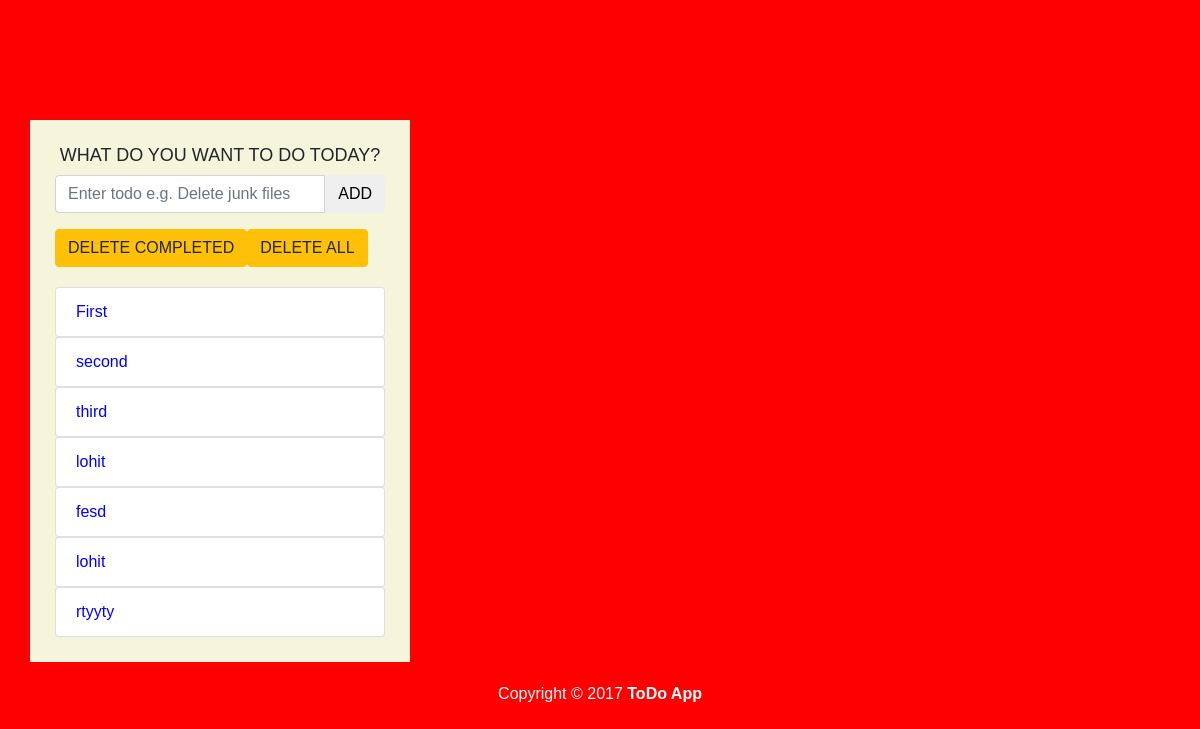
Before: /new/ with the older database file.
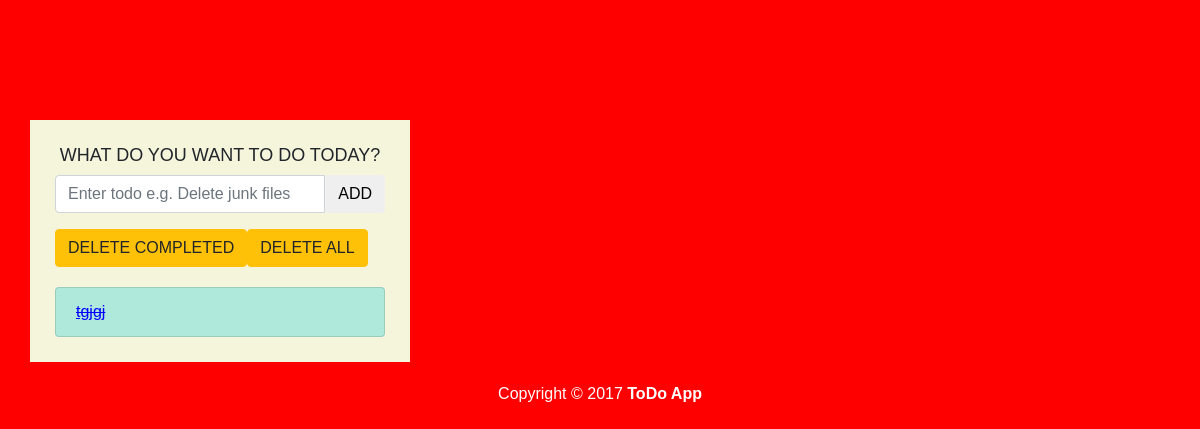
After: the same page with the newer database file.
### new/models.py (models this page shows, shortened)
class Todo(models.Model):
    text=models.CharField(max_length=40)
    complete=models.BooleanField(default=False)

### new/views.py (the view)
# urls.py: path('', views.home, name='home'),
def home(request):
    todo_list=Todo.objects.order_by('id')
    form=TodoForm()
    context={
        'todo_list':todo_list,
        'form':form
    }
    return render(request, 'todo/home.html',context)

### new/forms.py
class TodoForm(forms.Form):
    text=forms.CharField(max_length=40,
    widget=forms.TextInput(
attrs={'class':'form-control',' placeholder':"Enter todo e.g. Delete junk files", 'aria-label':"Todo"}
    ))

### new/templates/todo/home.html (shortened to what this page needs)
{% load static %}
<!DOCTYPE html>
<html lang="en">
	<head>
		<link rel="stylesheet" href="https://maxcdn.bootstrapcdn.com/bootstrap/4.0.0/css/bootstrap.min.css">
		<link rel="stylesheet" href="{% static 'todo/main.css'%}" />
	</head>
	<body>
		<div class="container" id="wrapper">
			<div class="row">
				<div class="col-lg-4 col-lg-offset-4" id="content">
					<h2>WHAT DO YOU WANT TO DO TODAY?</h2>
					<form action="{% url 'add'%}" method="POST" role="form">
						<div class="form-group">
							<div class="input-group">
							  {{ form.text }}
							  <span class="input-group-btn">
								  <button type="submit" class="btn btn-default" id="add-btn">ADD</button>
							  </span>
							</div>
						</div>
					</form>
					<div class="row t10">
						<div class="col-lg-12">
							<div class="btn-toolbar">
								<div class="btn-group">
									<a href="{% url 'delete'%}">
									<button type="button" class="btn btn-warning">
										 DELETE COMPLETED
									</button></a>
								</div>
								<div class="btn-group">
									<a href="{% url 'deleteAdd'%}">
									<button type="button" class="btn btn-warning">
										 DELETE ALL
									</button>
									</a>
								</div>
							</div>
						</div>
					</div>
					<ul class="list-group t20">
						{% for todo in todo_list %}
						{% if todo.complete %}
						<li class="list-group-item todo-completed">{{ todo.text}}</li>
						{%else %}
						<a href="{% url 'complete'  todo.id%}">
						<li class="list-group-item">{{todo.text}}</li>
						</a>
						{%endif%}
						{%endfor%}
					</ul>
				</div>
			</div>
			<footer>
				<div class="row pad">
					<div class="col-lg-12 text-center">
						Copyright &copy; 2017 <strong>ToDo App</strong>
					</div>
				</div>
			</footer>
		</div>
    </body>
</html>

### new/static/todo/main.css (style rules this page uses)
body { background:red; font-family: 'Oswald', 'Futura', sans-serif; }
#wrapper { margin-top: 10% !important; }
#content { background: beige; padding: 25px; }
#content > h2 { font-size: 18px; text-align: center; padding-top: 0; }
.t10 { margin-top: 10px; }
.t20 { margin-top: 20px; }
.todo-completed { text-decoration: line-through underline; background: rgba(15, 206, 219, 0.3); }
footer { margin-top: 20px; color: white; }
.list-group-item { color:blue; }

Changed rows visible on the page:
removed Todo: text "First"
removed Todo: text "second"
removed Todo: text "third"
removed Todo: text "lohit"
removed Todo: text "fesd"
removed Todo: text "lohit"
removed Todo: text "rtyyty"
added Todo: text "tgjgj"
